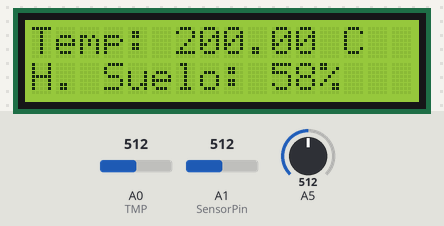
Recording of a sketch running on a simulated Arduino Uno, built with avr-gcc and run on an emulated ATmega328P. Parts: 16×2 character LCD. Inputs (shaded band) come from the test bench; at power-on: A0 (TMP) = 512, A1 (SensorPin) = 512, A5 = 512. What the sketch prints to the serial monitor is not drawn.

Above: at 1.2 s.
1.3 s: A0 (TMP) set to 716
At 2.5 s:
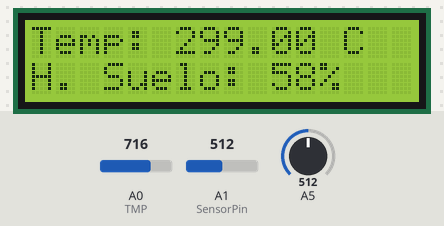
5.4 s: A1 (SensorPin) set to 716
At 6.9 s:
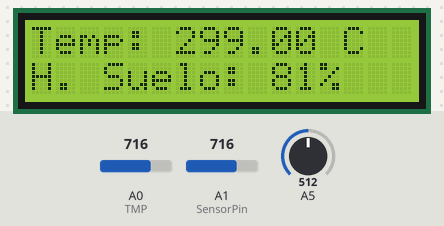
8.6 s: A0 (TMP) set to 900
At 9.8 s:
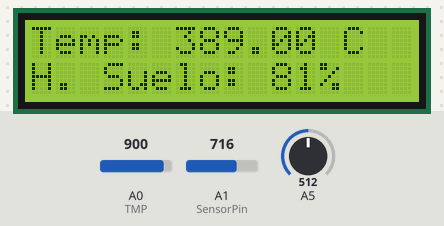
11.6 s: A1 (SensorPin) set to 900
At 13.0 s:
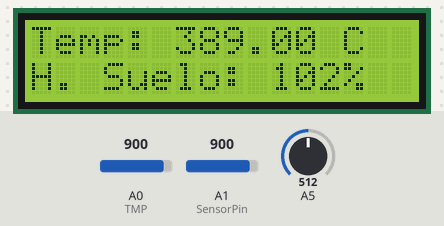
14.7 s: A0 (TMP) set to 1023
At 16.0 s:
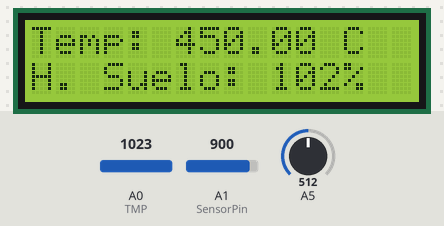
17.7 s: A1 (SensorPin) set to 1023
At 18.6 s:
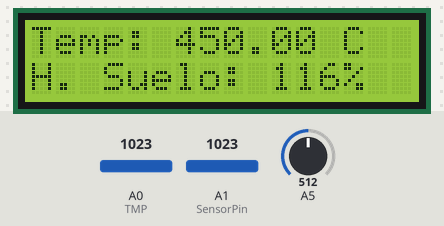
Timing chart, 0 to 20.7 s (numbered marks = the images above; inputs shaded):
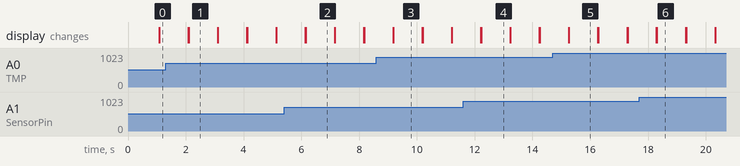

Measured:
- after the input at 1.3 s, the display: first differs from a run without the input after 0.80 s (image 1)
- after the input at 5.4 s, the display: first differs from a run without the input after 0.75 s (image 2)
- after the input at 8.6 s, the display: first differs from a run without the input after 0.58 s (image 3)
- after the input at 11.6 s, the display: first differs from a run without the input after 0.62 s (image 4)
- after the input at 14.7 s, the display: first differs from a run without the input after 0.56 s (image 5)
- after the input at 17.7 s, the display: first differs from a run without the input after 0.60 s (image 6)
- what the display in image 1 shows lasts 1.0 s, from 2.1 s to 3.1 s

The sketch:

sistemaRiego.ino
```cpp
//LCD
#include <LiquidCrystal.h>
int rs = 12;
int e = 11;
int d4 = 5;
int d5 = 4;
int d6 = 3;
int d7 = 2;
int dTime = 1000;
LiquidCrystal lcd(rs, e, d4, d5, d6, d7);

//Sensor humedad del suelo
int SensorPin = A1;
int Suelo = 0;

//Sensor de temperatura
int TMP = 0;
float temperatura = 0;

//Motor
int motor = 6;       //Motor conectado en el pin 6
int velocidad = 255; //Este valor dependera del tipo de bomba habría que hacer pruebas

//fotorresitencia
int fotorresistor = 0;

void setup() {
  // put your setup code here, to run once:
  lcd.begin(16, 2);
  Serial.begin(9600);
}

void loop() {
  // put your main code here, to run repeatedly:
  temperatura = map(analogRead(TMP),0,1023,-50,450);
  int Suelo = analogRead(SensorPin);
  Suelo = map (Suelo, 0, 876, 0,100);
  int fotorresistor = analogRead(A5);
  //fotorresistor = map(fotorresistor,969,49,0,100);


//Verificamos los valores en el monitor en Serie.
  Serial.println(String("Temperatura: ") + temperatura);
  Serial.println(String("Humedad suelo: ") + Suelo);
  Serial.println(String("Valor Fotorresistencia: ") + fotorresistor + String("\n"));

//imprimimos en la primer fila del lcd la temperatura
  lcd.setCursor(0, 0);
  lcd.print(String("Temp: ") + temperatura + String(" C"));


//imprime en la segunda fila del lcd la humedad del suelo
  lcd.setCursor(0, 1);
  lcd.print(String("H. Suelo: ") + Suelo + String("% "));


  delay(dTime);
  lcd.clear();
  /* La siguiente condición activa el motor si:
  - La humedad del suelo es menor al 50%
  - Si la luminosidad es menor a 10, osea empieza a haber iluminacion
  - Si la temperatura ambiental es menor a 30°
  */
  if (Suelo <= 50 && fotorresistor < 80 && temperatura < 30){
    digitalWrite(motor, HIGH);
    analogWrite(motor, velocidad);
  }else {
    digitalWrite(motor, LOW);
  }

}
```
